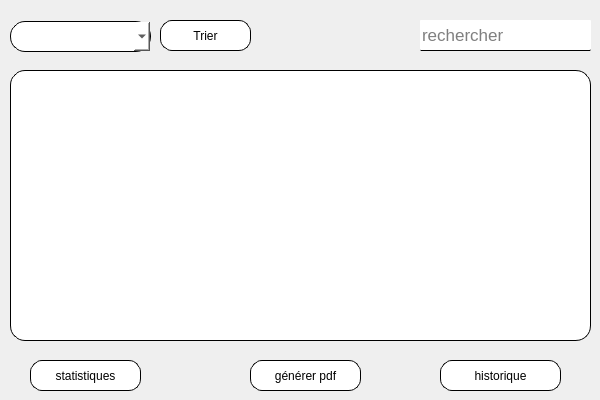
     <widget class="QWidget" name="tab_12">
      <attribute name="title">
       <string>Affichier materiel</string>
      </attribute>
      <widget class="QTableView" name="tableView">
       <property name="geometry">
        <rect>
         <x>10</x>
         <y>70</y>
         <width>581</width>
         <height>271</height>
        </rect>
       </property>
       <property name="styleSheet">
        <string notr="true">background-color:white;
border-radius:15px;
border:0.5px solid;</string>
       </property>
      </widget>
      <widget class="QPushButton" name="statmateriel">
       <property name="geometry">
        <rect>
         <x>30</x>
         <y>360</y>
         <width>111</width>
         <height>31</height>
        </rect>
       </property>
       <property name="styleSheet">
        <string notr="true">
QPushButton{background-color:white;
border-radius:12px;
border-color:black;
border:1px solid;
}
QPushButton:hover
{
background-color:lightgray;
}</string>
       </property>
       <property name="text">
        <string>statistiques</string>
       </property>
      </widget>
      <widget class="QPushButton" name="pdfmateriel">
       <property name="geometry">
        <rect>
         <x>250</x>
         <y>360</y>
         <width>111</width>
         <height>31</height>
        </rect>
       </property>
       <property name="styleSheet">
        <string notr="true">
QPushButton{background-color:white;
border-radius:12px;
border-color:black;
border:1px solid;
}
QPushButton:hover
{
background-color:lightgray;
}</string>
       </property>
       <property name="text">
        <string>générer pdf</string>
       </property>
      </widget>
      <widget class="QLineEdit" name="recherchermateriel">
       <property name="geometry">
        <rect>
         <x>420</x>
         <y>20</y>
         <width>171</width>
         <height>31</height>
        </rect>
       </property>
       <property name="font">
        <font>
         <pointsize>13</pointsize>
        </font>
       </property>
       <property name="styleSheet">
        <string notr="true">background-color:white;
border-radius:1px;
border-bottom:1px double;</string>
       </property>
       <property name="placeholderText">
        <string>rechercher</string>
       </property>
      </widget>
      <widget class="QComboBox" name="materielComboBox">
       <property name="geometry">
        <rect>
         <x>10</x>
         <y>21</y>
         <width>141</width>
         <height>31</height>
        </rect>
       </property>
       <property name="styleSheet">
        <string notr="true">background-color:white;
border-radius:15px;
border:0.5px solid;</string>
       </property>
      </widget>
      <widget class="QPushButton" name="triermaterielBtn">
       <property name="geometry">
        <rect>
         <x>160</x>
         <y>20</y>
         <width>91</width>
         <height>31</height>
        </rect>
       </property>
       <property name="styleSheet">
        <string notr="true">
QPushButton{background-color:white;
border-radius:12px;
border-color:black;
border:1px solid;
}
QPushButton:hover
{
background-color:lightgray;
}</string>
       </property>
       <property name="text">
        <string>Trier</string>
       </property>
      </widget>
      <widget class="QPushButton" name="historiquemateriel">
       <property name="geometry">
        <rect>
         <x>440</x>
         <y>360</y>
         <width>121</width>
         <height>31</height>
        </rect>
       </property>
       <property name="styleSheet">
        <string notr="true">
QPushButton{background-color:white;
border-radius:12px;
border-color:black;
border:1px solid;
}
QPushButton:hover
{
background-color:lightgray;
}</string>
       </property>
       <property name="text">
        <string>historique</string>
       </property>
      </widget>
     </widget>
